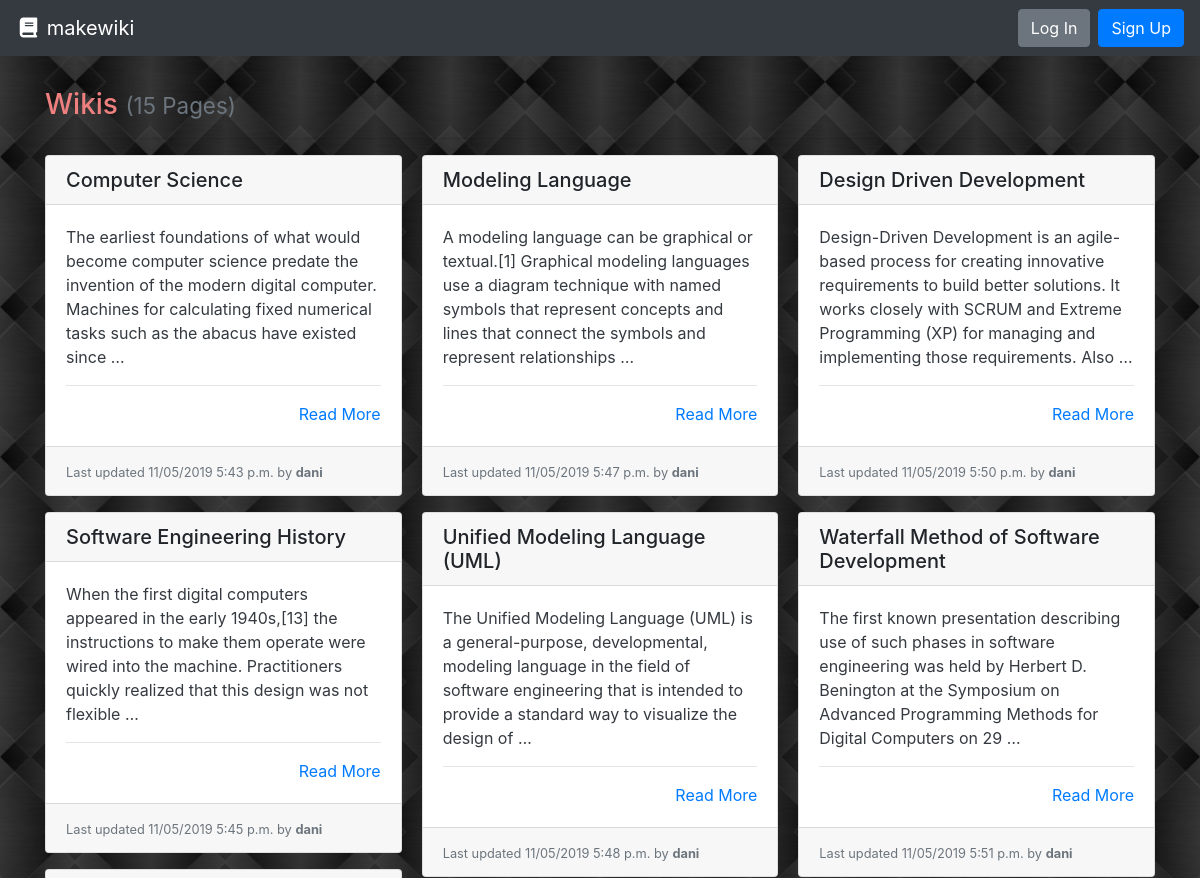
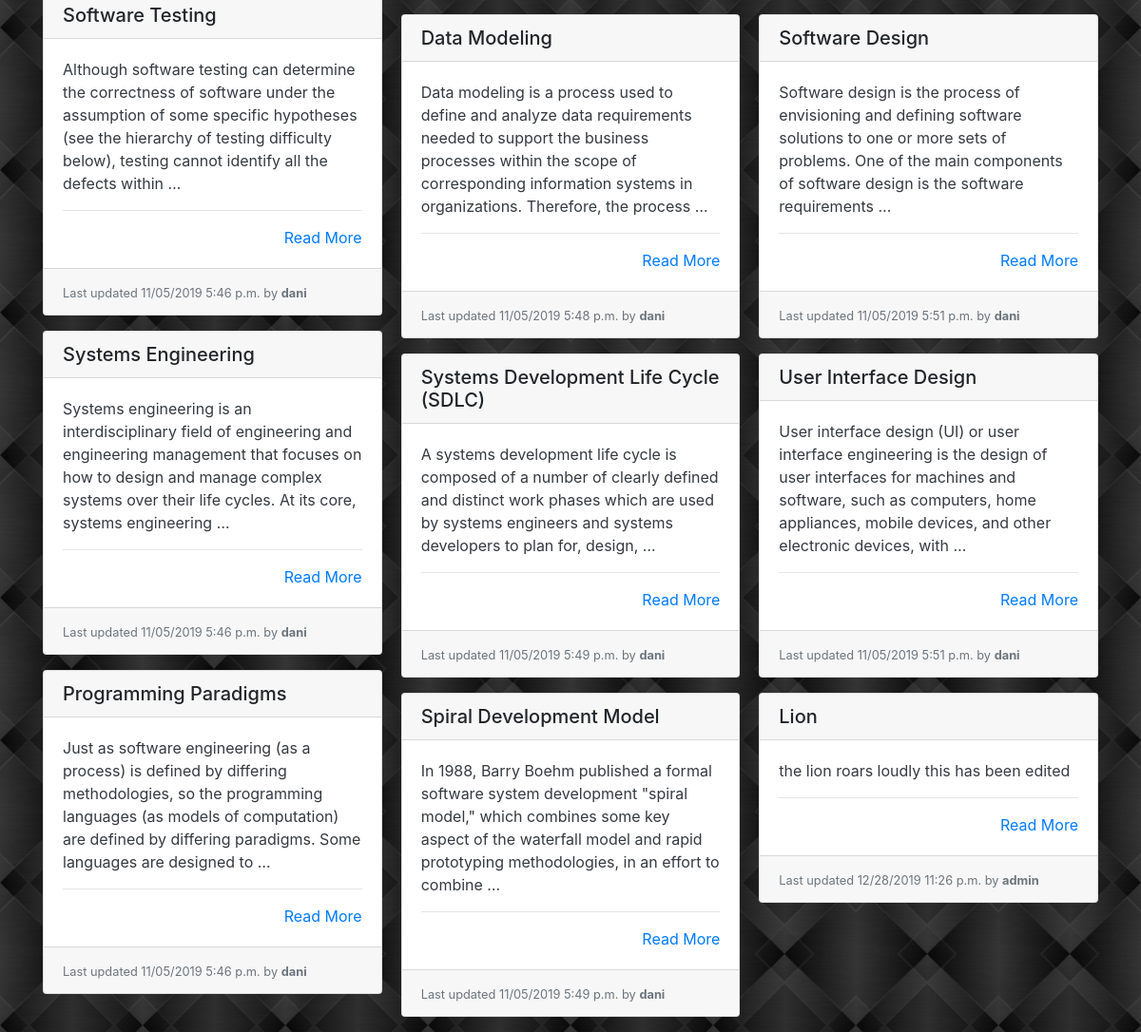
Before: / with the older database file (2 pictures, top to bottom).
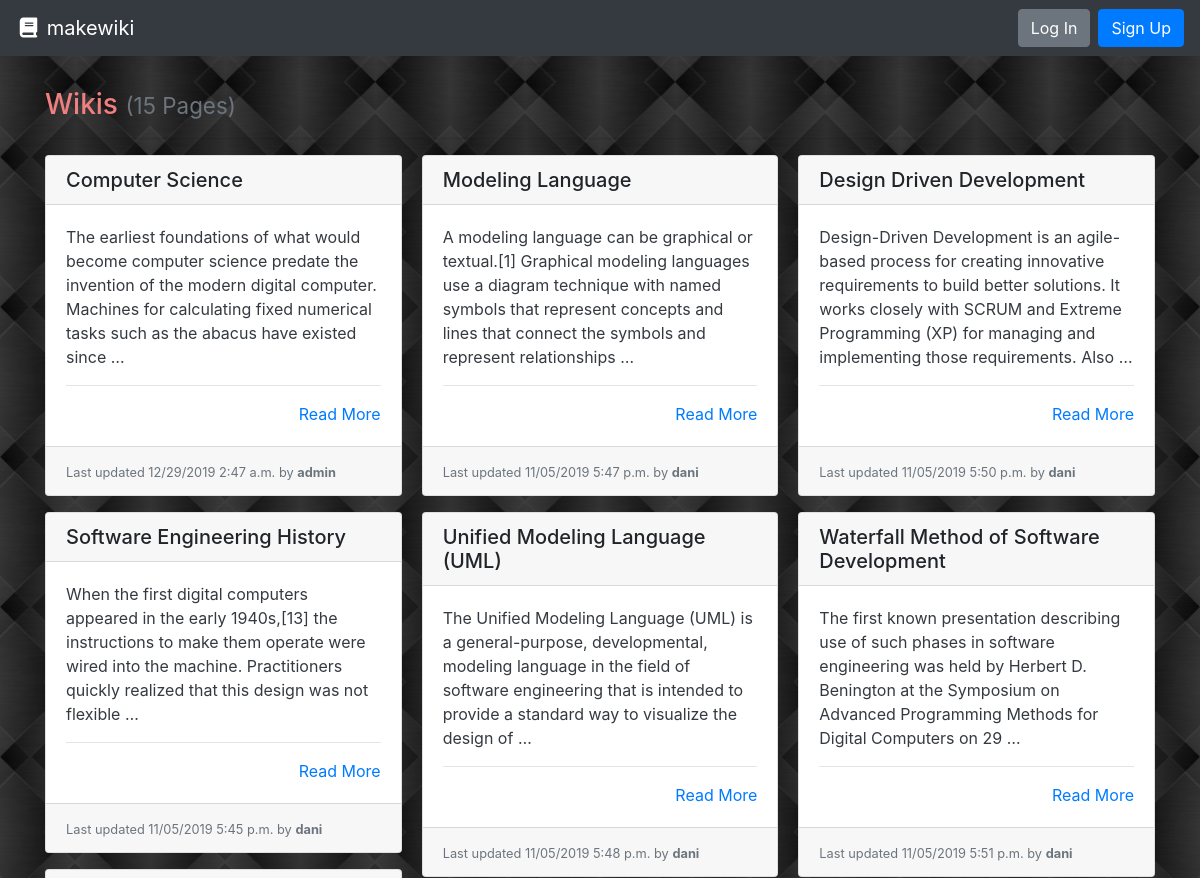
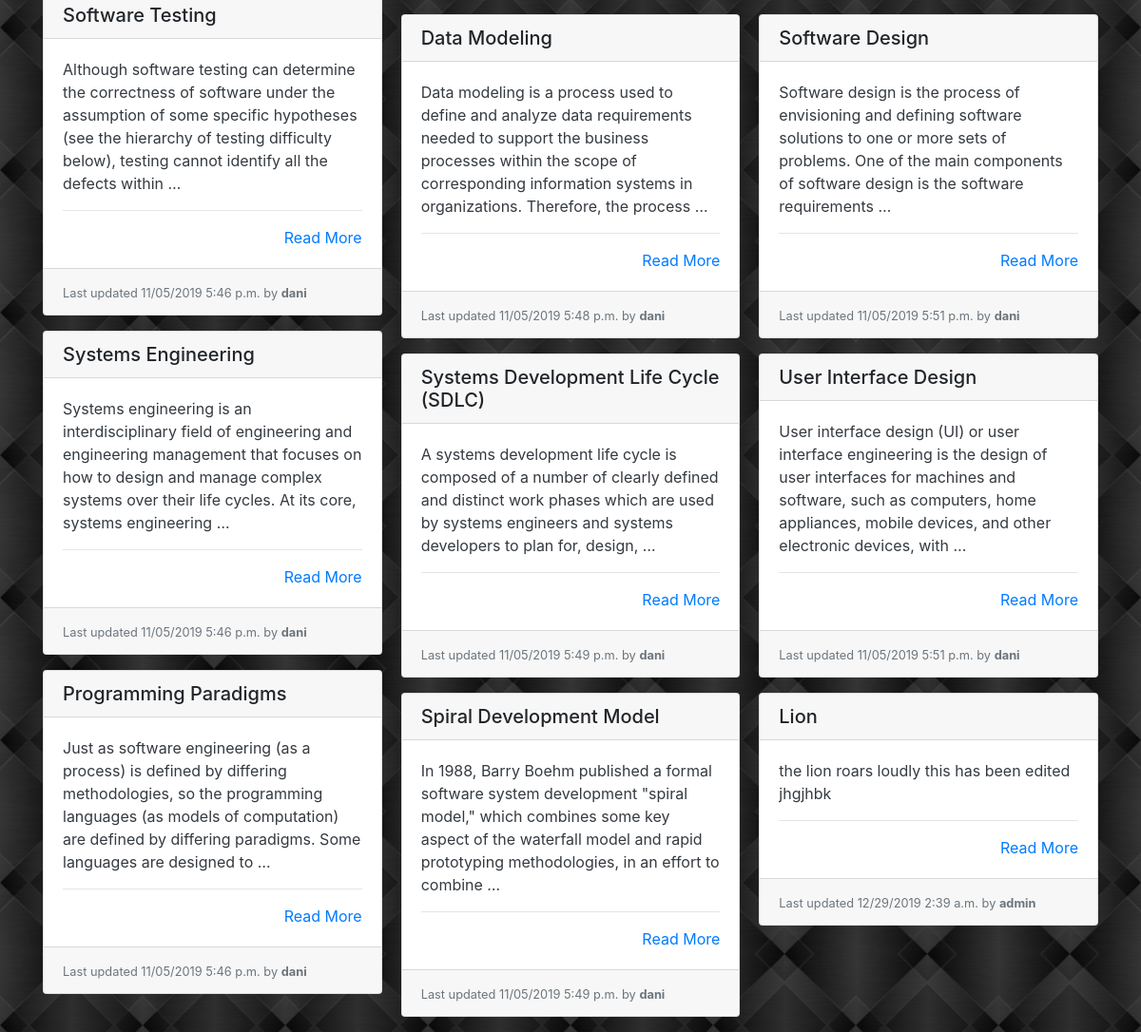
After: the same page with the newer database file (2 pictures, top to bottom).
### wiki/models.py (models this page shows, shortened)
class Page(models.Model):
    objects = models.Manager()
    slug = models.CharField(max_length=settings.WIKI_PAGE_TITLE_MAX_LENGTH, blank=True, editable=False, help_text="Unique URL path to access this page. Generated by the system.")
    created = models.DateTimeField(auto_now_add=True, help_text="The date and time this page was created. Automatically generated when the model saves.")
    modified = models.DateTimeField(auto_now=True, help_text="The date and time this page was updated. Automatically generated when the model updates.")
    title = models.CharField(max_length=settings.WIKI_PAGE_TITLE_MAX_LENGTH, unique=True, help_text="Title of your page.")
    author = models.ForeignKey(User, on_delete=models.PROTECT, help_text="The user that posted this article.")
    content = models.TextField(help_text="Write the content of your page here.")

### wiki/views.py (the view)
# urls.py: path('', PageListView.as_view(), name='wiki-list-page'),
class PageListView(ListView):
    template_name = 'wiki/list.html'
    context_object_name = 'pages'
    def get_queryset(self):
        return Page.objects.all()

### wiki/templates/wiki/list.html
{% extends "base.html" %}
{% block content %}
  <h3>Wikis {% if pages %}<small class="text-muted">({{ pages|length }} Page{{ pages|length|pluralize:"s" }})</small>{% endif %}</h3>
  <hr>
  {% if pages %}
    <div class="card-columns">
      {% for page in pages %}
        {% include "partials/card.html" %}
      {% endfor %}
    </div>
  {% else %}
    <div class="alert alert-primary" role="alert">No pages to display.</div>
  {% endif %}
{% endblock %}

### wiki/templates/partials/card.html
<div class="card mb-3">
  <h5 class="card-header ">{{ page.title }}</h5>
  <div class="card-body border-dark">
    <p class="card-text text-dark">
      {{ page.content|truncatewords_html:30 }}
      <hr>
      <div class="text-right"><a href="{% url 'wiki-details-page' page.slug %}" title="Read More">Read More</a></div>
  </div>
  <div class="card-footer">
    <small class="text-muted">Last updated {{ page.modified|date:"SHORT_DATETIME_FORMAT" }} by <b>{{ page.author.username }}</b></small>
  </div>
</div>

Changed rows visible on the page:
changed Page "Computer Science": modified "11/05/2019 5:43 p.m." → "12/29/2019 2:47 a.m."; author.username "dani" → "admin"
changed Page "Lion": content "the lion roars loudly this has been edited" → "the lion roars loudly this has been edited jhgjhbk"; modified "12/28/2019 11:26 p.m." → "12/29/2019 2:39 a.m."
